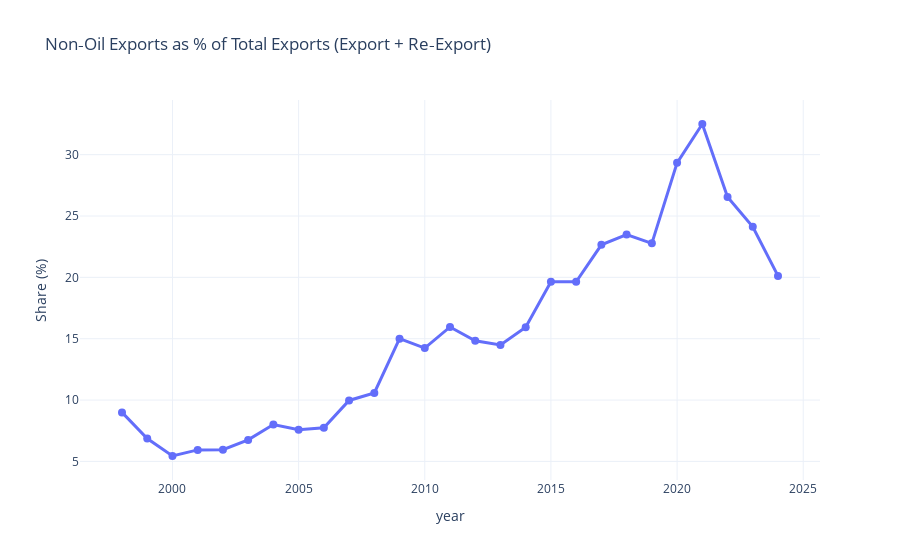

Here is the notebook cell this chart was saved with:
### Markdown cell above
## 11) Chart — Non‑Oil Share of Total Exports

### Code cell
fig2 = px.line(series, x="year", y="NonOil_Share_pct",
               title="Non‑Oil Exports as % of Total Exports (Export + Re‑Export)",
               markers=True)
fig2.update_traces(line=dict(width=3), marker=dict(size=8))
fig2.update_layout(template="plotly_white", yaxis_title="Share (%)")
fig2.show()

### Figure 1 — Plotly figure (JSON) as saved in the notebook; plotly's stock layout.template omitted (floating-point values rounded to 4 significant figures)
{"data": [{"hovertemplate": "year=%{x}<br>NonOil_Share_pct=%{y}<extra></extra>", "legendgroup": "", "line": {"color": "#636efa", "dash": "solid", "width": 3}, "marker": {"size": 8, "symbol": "circle"}, "mode": "lines+markers", "name": "", "orientation": "v", "showlegend": false, "type": "scatter", "x": [1998, 1999, 2000, 2001, 2002, 2003, 2004, 2005, 2006, 2007, 2008, 2009, 2010, 2011, 2012, 2013, 2014, 2015, 2016, 2017, 2018, 2019, 2020, 2021, 2022, 2023, 2024], "xaxis": "x", "y": [8.997, 6.868, 5.442, 5.941, 5.954, 6.755, 8.007, 7.579, 7.748, 9.97, 10.58, 15.0, 14.24, 15.96, 14.83, 14.49, 15.93, 19.64, 19.64, 22.65, 23.49, 22.77, 29.33, 32.5, 26.55, 24.12, 20.12], "yaxis": "y"}], "layout": {"legend": {"tracegroupgap": 0}, "title": {"text": "Non‑Oil Exports as % of Total Exports (Export + Re‑Export)"}, "xaxis": {"anchor": "y", "domain": [0, 1], "title": {"text": "year"}}, "yaxis": {"anchor": "x", "domain": [0, 1], "title": {"text": "Share (%)"}}}}
